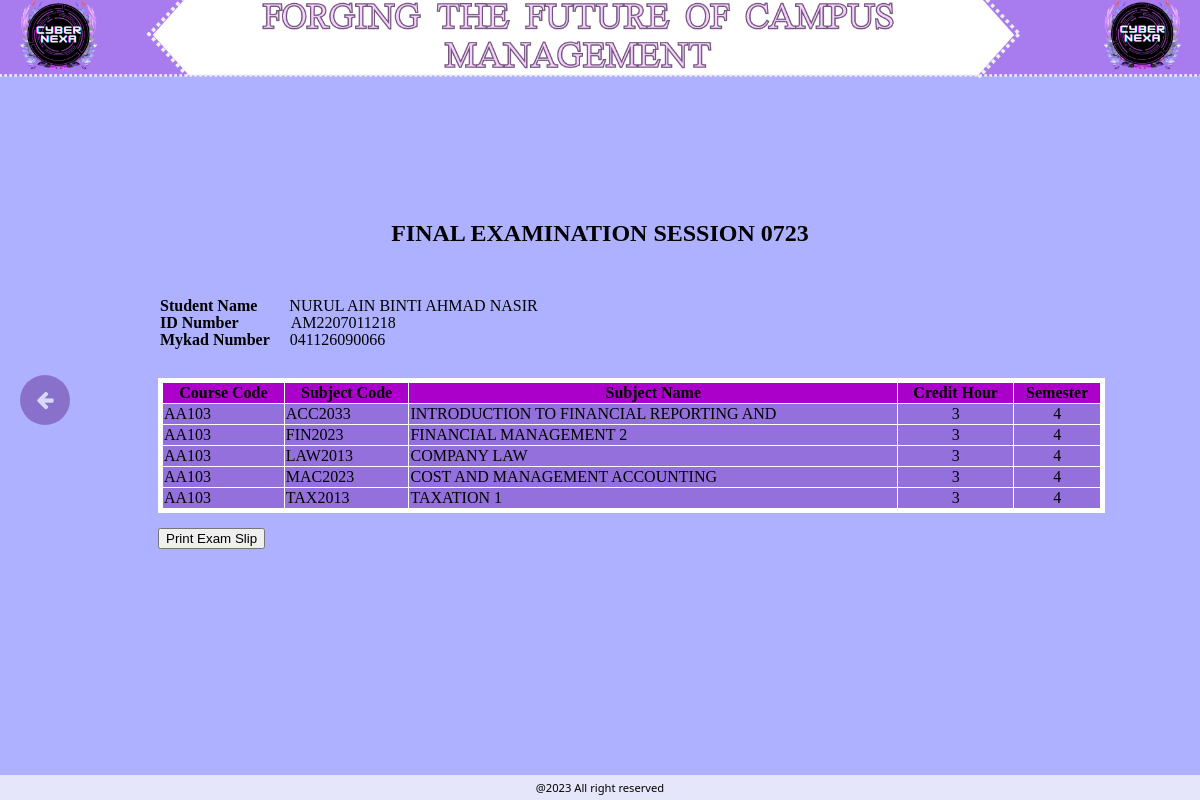
Screenshot of /exam_slip.php (signed in) with the database file from the repository.
### tables this page shows
CREATE TABLE `users` (
  `username` varchar(40) NOT NULL,
  `password` varchar(12) NOT NULL,
  `studName` varchar(40) NOT NULL,
  `nickname` varchar(40) NOT NULL,
  `courseCode` varchar(40) NOT NULL,
  `courseName` varchar(40) NOT NULL,
  `profile` longblob NOT NULL,
  `session` varchar(40) NOT NULL,
  `gender` varchar(15) NOT NULL,
  `semester` varchar(10) NOT NULL,
  `years` varchar(40) NOT NULL,
  `sem` int(10) NOT NULL,
  `admission` varchar(40) NOT NULL,
  `title` varchar(40) NOT NULL
);

CREATE TABLE `register` (
  `studName` varchar(40) NOT NULL,
  `courseCode` varchar(40) NOT NULL,
  `subjectCode` varchar(40) NOT NULL,
  `subjectName` varchar(40) NOT NULL,
  `creditHour` int(100) NOT NULL,
  `sem` int(100) NOT NULL,
  `grade` varchar(10) NOT NULL,
  `status` varchar(10) NOT NULL
);

### exam_slip.php (the view, shortened to what this page needs)
<?php
require 'db_connection.php';
if (isset($_SESSION['username'])) {
    $username = $_SESSION['username'];
    $query = "SELECT studName, password, username, courseName, gender, semester FROM users WHERE username = '$username'";
    $result = mysqli_query($conn, $query);
    if ($result && mysqli_num_rows($result) > 0) {
        $row = mysqli_fetch_assoc($result);
        $studName = $row['studName'];
        $icNumber = $row['password'];
    }
} else {
    header("Location: login.php");
    exit;
}
?>
<!doctype html>
<html>
<head>
	<link rel="stylesheet" href="https://cdnjs.cloudflare.com/ajax/libs/font-awesome/4.7.0/css/font-awesome.min.css">
</head>
<body style="background-image: url('background.png');">
	<h2 align="center">FINAL EXAMINATION SESSION 0723</h2>
    <div class="info">
      <p><strong>Student Name&nbsp;&nbsp;&nbsp;&nbsp;&nbsp;&nbsp;&nbsp;&nbsp;</strong><?php echo $studName; ?></p>
      <p><strong>ID Number&nbsp;&nbsp;&nbsp;&nbsp;&nbsp;&nbsp;&nbsp;&nbsp;&nbsp;&nbsp;&nbsp;&nbsp;&nbsp;</strong><?php echo $username?></p>
      <p><strong>Mykad Number&nbsp;&nbsp;&nbsp;&nbsp;&nbsp;</strong><?php echo $icNumber; ?></p>
    </div>
        <?php
			$subjectsQuery = "SELECT * FROM register WHERE studName = '$studName'";
			$subjectsResult = $conn->query($subjectsQuery);
			if ($subjectsResult->num_rows > 0) {
				echo '<table width="82%" border="1" style="width: 80%; margin-top: 8px; margin-bottom: 15px;">
						<thead>
							<tr>
								<th bgcolor="#AB00C9">Course Code</th>
								<th bgcolor="#AB00C9">Subject Code</th>
								<th bgcolor="#AB00C9">Subject Name</th>
								<th bgcolor="#AB00C9">Credit Hour</th>
								<th bgcolor="#AB00C9">Semester</th>
							</tr>
						</thead>
						<tbody>';
				while ($subjectRow = $subjectsResult->fetch_assoc()) {
					echo '<tr>
							<td>' . $subjectRow['courseCode'] . '</td>
							<td>' . $subjectRow['subjectCode'] . '</td>
							<td>' . $subjectRow['subjectName'] . '</td>
							<td style="text-align: center">' . $subjectRow['creditHour'] . '</td>
							<td style="text-align: center">' . $subjectRow['sem'] . '</td>
						</tr>';
				}
				echo '</tbody>
				</table>';
			} else {
				echo "&nbsp;&nbsp;&nbsp;&nbsp;&nbsp;&nbsp;&nbsp;&nbsp;&nbsp;<strong>No subjects being registered.</strong>";
			}
        ?>
	<div class="circle-button" onclick="window.location.href = 'academic.php'">
	<i class="fa fa-arrow-left"></i>
	</div>
	<button onclick="window.print()">Print Exam Slip</button>
	<div class="footer">
		<p>@2023 All right reserved</p>
	</div>
</body>
</html>

### exam_slip.php (style rules this page uses)
body { align-content: center; background-repeat: no-repeat; background-size: 100%; background-color:#ADB1FF; color: black; margin-top: 200px; }
table { margin-left: 150px; margin-bottom: 60px; color: black; background-color: mediumpurple; border: 5px solid #FFFFFF; border-collapse: collapse; }
h2 { margin-bottom: 40px; }
.info { margin-left: 150px; margin-bottom: 20px; padding: 2px; line-height: 1px; }
button { margin-left: 150px; opacity: 1.0; }
.footer { position: fixed; left: 0; bottom: 0; width: 100%; background-color: lavender; color: black; text-align: center; font-family: Segoe UI; font-size: 70%; line-height: 3px; }
.circle-button { position: absolute; left: 20px; top: 50%; transform: translateY(-50%); width: 50px; height: 50px; background-color: rebeccapurple; color: white; border-radius: 50%; display: flex; justify-content: center; align-items: center; cursor: pointer; opacity: 0.5; }
.circle-button i { font-size: 20px; }

### rows the page displays
users: studName "NURUL AIN BINTI AHMAD NASIR", password "041126090066"
register: courseCode "AA103", subjectCode "ACC2033", subjectName "INTRODUCTION TO FINANCIAL REPORTING AND", creditHour "3", sem "4"
register: courseCode "AA103", subjectCode "FIN2023", subjectName "FINANCIAL MANAGEMENT 2", creditHour "3", sem "4"
register: courseCode "AA103", subjectCode "LAW2013", subjectName "COMPANY LAW", creditHour "3", sem "4"
register: courseCode "AA103", subjectCode "MAC2023", subjectName "COST AND MANAGEMENT ACCOUNTING", creditHour "3", sem "4"
register: courseCode "AA103", subjectCode "TAX2013", subjectName "TAXATION 1", creditHour "3", sem "4"

### other values shown
$username "AM2207011218"
